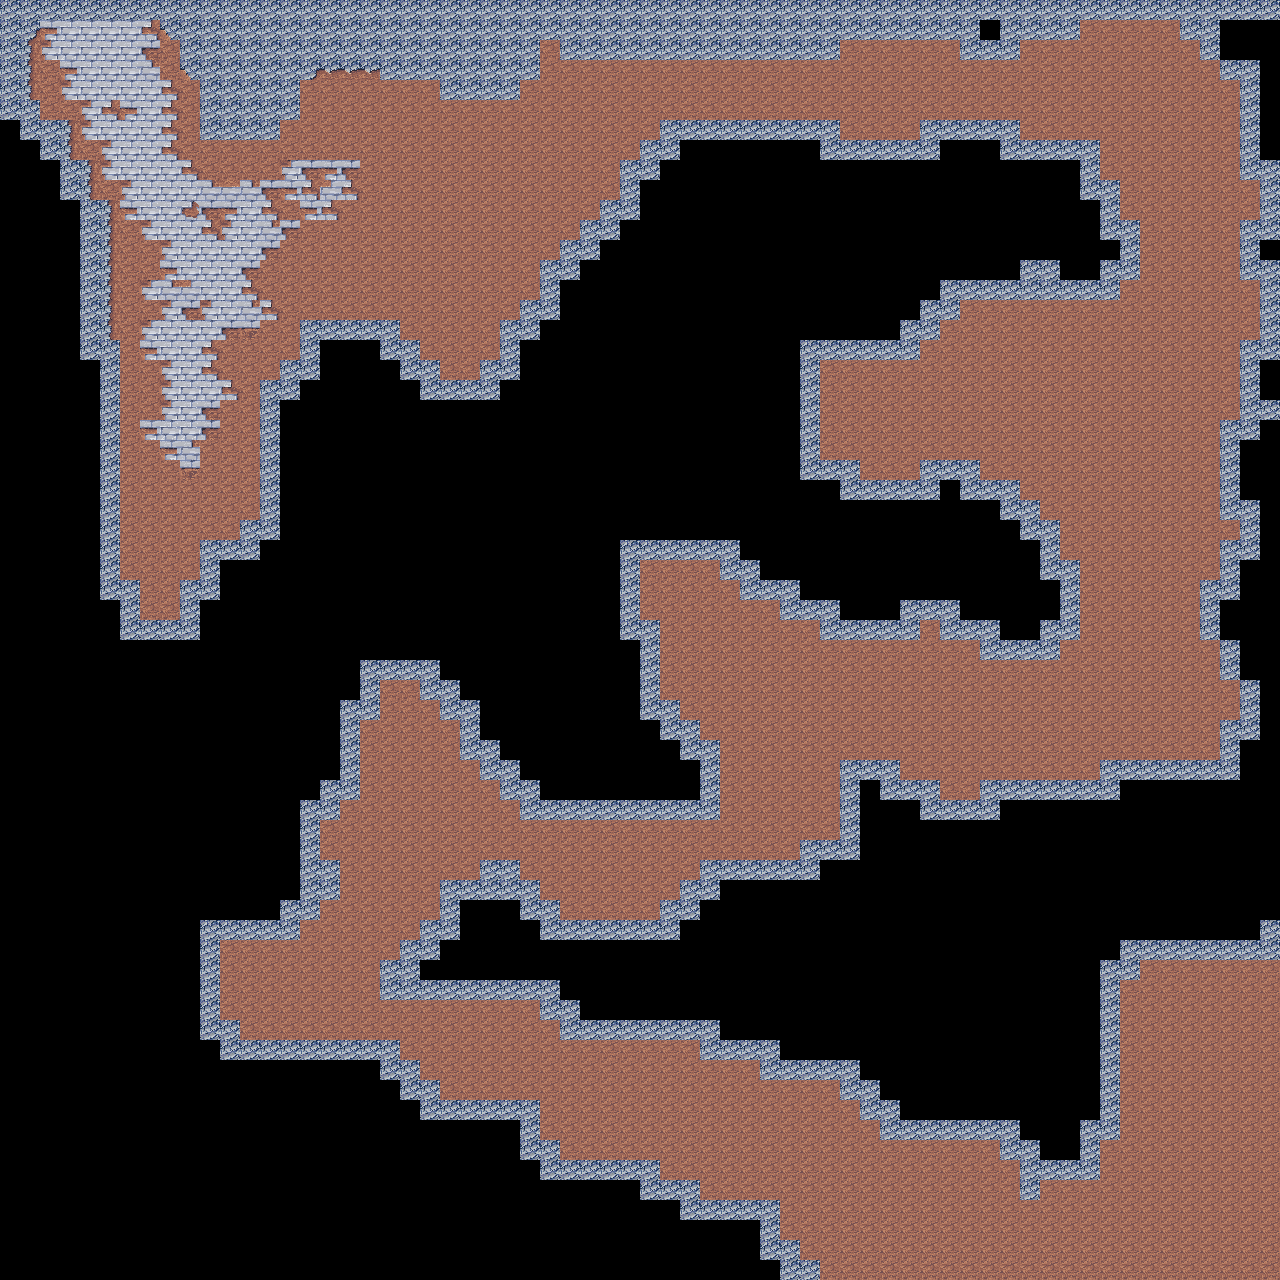

The image is a tile-based game level rendered from a .tmx file. Its description and source (layers, tilesets, objects; grid data summarised) follow:
An orthogonal 64x64 tile map with 20x20 px tiles, 1 tile layer (Tile Layer 1), 2 tilesets and 1 object (Object).

<map version="1.0" orientation="orthogonal" renderorder="right-down" width="64" height="64" tilewidth="20" tileheight="20" nextobjectid="2">
 <tileset firstgid="1" name="MapTileSet" tilewidth="20" tileheight="20" tilecount="180" columns="10">
  <image source="../Textures/Map/MapTileSet3.png" width="200" height="360" />
  <tile id="49">
   <properties>
    <property name="Collidable" type="bool" value="true" />
   </properties>
  </tile>
 </tileset>
 <tileset firstgid="181" name="Door_01" tilewidth="30" tileheight="60" tilecount="1" columns="1">
  <image source="../Textures/WorldObjects/Door_01.png" width="30" height="60" />
 </tileset>
 <layer name="Tile Layer 1" width="64" height="64">
  <data>[4096 cells, 2252 non-empty, 17 distinct tile ids]</data>
 </layer>
 <objectgroup name="Object Layer 1">
  <object id="1" name="Load_Trigger" type="Object" gid="181" x="90" y="110" width="30" height="60">
   <properties>
    <property name="destinationCellId" value="Green_01_01" />
    <property name="destinationTriggerId" type="int" value="12" />
    <property name="scriptPath" value="Assets/Scripts/Items.lua" />
    <property name="scriptTable" value="CellLoadTrigger" />
   </properties>
  </object>
 </objectgroup>
</map>
